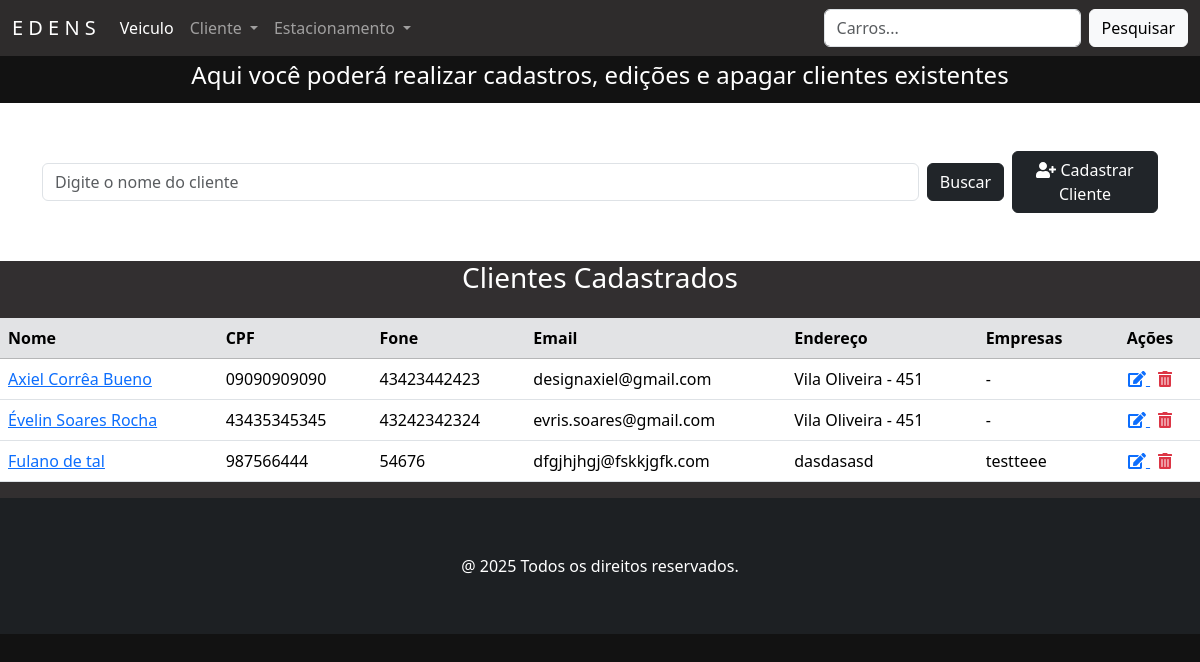
/clientes/, run on an earlier commit of the app's database.
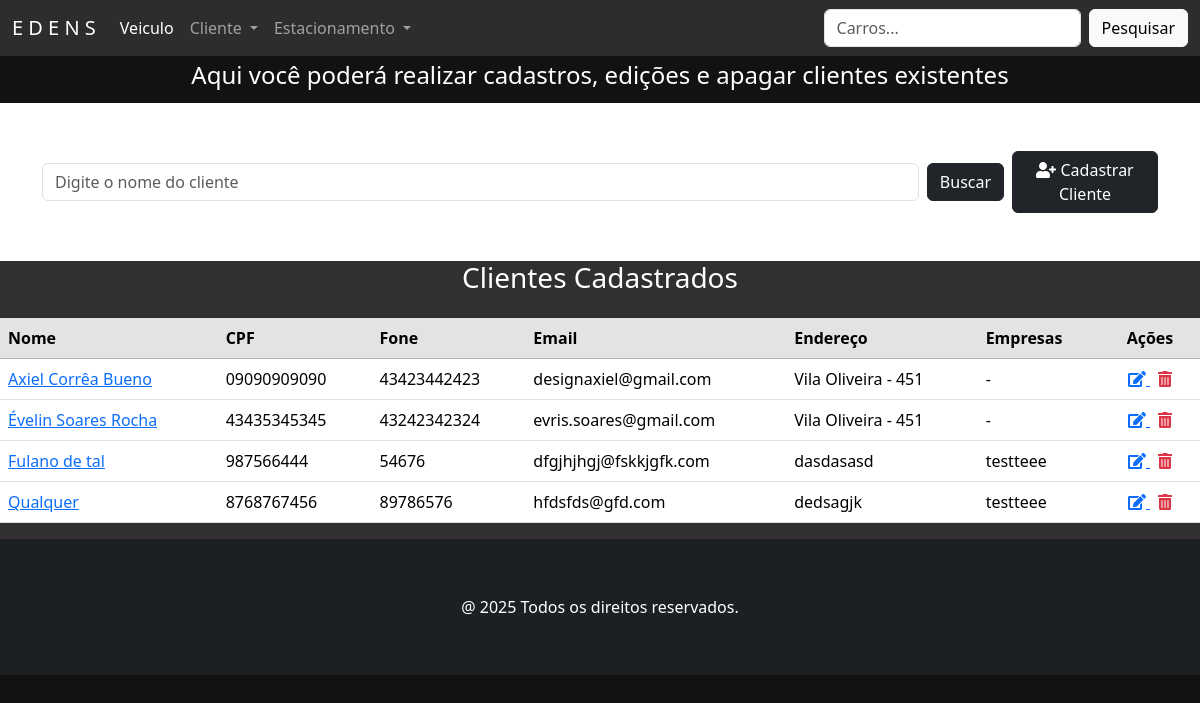
And on a later commit of the database.
### pessoa/models.py (models this page shows, shortened)
class Pessoa(models.Model):
    nome = models.CharField('Nome', max_length=50, help_text='Nome completo')
    cpf = models.CharField('CPF', max_length=11, help_text='CPF completo', unique=True)
    fone = models.CharField('Fone', max_length=11, help_text='Número de telefone', unique=True)
    email = models.EmailField('Email', max_length=100, unique=True, null=True, blank=True)
    class Meta:
        abstract = True

class Cliente(Pessoa):
    endereco = models.CharField('Endereço', max_length=100, help_text='Endereço Completo')
    empresa = models.ManyToManyField(Juridico, blank=True, related_name='clientes')
    class Meta:
        verbose_name = 'Cliente'
        verbose_name_plural = 'Clientes'

### juridico/models.py (models this page shows, shortened)
class Juridico(models.Model):
    nome = models.CharField('Nome', max_length=50, help_text='Nome da Empresa', unique=True)
    cnpj = models.CharField(max_length=18, unique=True, help_text='CNPJ da Empresa')
    email = models.EmailField('Email', max_length=100, help_text='Email da Empresa', unique=True, blank=True, null=True)
    fone = models.CharField('Fone', max_length=20, help_text='Fone da Empresa', unique=True)
    class Meta:
        verbose_name = 'Juridico'
        verbose_name_plural = 'Juridicos'

### pessoa/views.py (the view)
# urls.py: path('clientes/', ClienteView.as_view(), name='clientes'),
class ClienteView(ListView):
    model = Cliente
    template_name ='pessoas.html'
    def get_queryset(self):
        buscar = self.request.GET.get('buscar')
        qs = super(ClienteView, self).get_queryset()
        if buscar:
            qs = qs.filter(nome__icontains=buscar)
        if qs.count() > 0:
            paginator = Paginator(qs, 10)
            listagem = paginator.get_page(self.request.GET.get('page'))
            return listagem
        else:
            return messages.info(self.request, 'Não existem clientes cadastrados.')

### pessoa/templates/pessoas.html (shortened to what this page needs)
{% extends 'principal.html' %}
{% load django_bootstrap5 %}
{% load static %}
{% block content %}
    <div class="contaier-flex text-center text-white" style="background-color: #121212; padding: 5px">
        <h4>Aqui você poderá realizar cadastros, edições e apagar clientes existentes</h4>
    </div>
    <section class="section">
    <div class="container mb-5 mt-5">
        <form action="" method="GET" class="d-flex justify-content-start align-items-center gap-2">
            <input class="form-control" type="text" name="buscar" value="{{ request.GET.buscar }}"
                   placeholder="Digite o nome do cliente" style="max-width: 900px;">
            <button type="submit" class="btn btn-dark">Buscar</button>
            <a href="{% url 'cliente_adicionar' %}" class="btn btn-dark">
                <i class="fas fa-user-plus"></i> Cadastrar Cliente
            </a>
        </form>
    </div>
</section>
        {% if object_list %}
        <div class="card-body" style="background-color: #322f30">
            <h3 class="text-center text-white mb-4">Clientes Cadastrados</h3>
            <div class="table-responsive">
                <table class="table table-hover">
                    <thead class="table-secondary">
                        <tr>
                            <th>Nome</th>
                            <th>CPF</th>
                            <th>Fone</th>
                            <th>Email</th>
                            <th>Endereço</th>
                            <th>Empresas</th>
                            <th style="width: 100px; text-align: center">Ações</th>
                        </tr>
                    </thead>
                    <tbody>
                        {% for cliente in object_list %}
                        <tr>
                            <td>
                                <a href="#" data-bs-toggle="modal" data-bs-target="#modal{{ cliente.id }}">
                                    {{ cliente.nome }}
                                </a>
                            </td>
                            <td>{{ cliente.cpf }}</td>
                            <td>{{ cliente.fone }}</td>
                            <td>{{ cliente.email }}</td>
                            <td>{{ cliente.endereco }}</td>
                            <td>
                                {% for empresa in cliente.empresa.all %}
                                    {{ empresa.nome }}{% if not forloop.last %}, {% endif %}
                                {% empty %}
                                    -
                                {% endfor %}
                            </td>
                            <td class="text-center">
                                <a href="{% url 'cliente_editar' cliente.pk %}" class="me-2" title="Editar">
                                    <i class="fas fa-edit"></i>
                                </a>
                                <a href="{% url 'cliente_apagar' cliente.pk %}" title="Apagar" class="text-danger">
                                    <i class="fas fa-trash-alt"></i>
                                </a>
                            </td>
                        </tr>
                        {% endfor %}
                    </tbody>
                </table>
            </div>
        </div>
        {% else %}
            <p class="text-center mt-4">Nenhum cliente encontrado.</p>
        {% endif %}
    </div>
{% endblock %}

What changed in the data, as far as the page shows it:
added Cliente: nome "Qualquer", cpf "8768767456", fone "89786576", email "hfdsfds@gfd.com", endereco "dedsagjk", Juridico (nome "testteee")
